Frame 1 (no input): blank canvas, image omitted
Frame 60 (the mouse pressed at the canvas centre just before this capture): blank canvas, image omitted
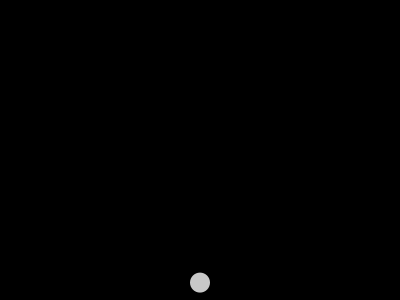
Frame 120 (the mouse held since frame 60 and released just before this capture)

The Processing sketch whose frames 1 and 60 were blank and that drew this single picture after the mouse press (run headless with seeded random() and noise(); from frame 60 on, the mouse is pressed at the canvas centre):

// Processing sketch: q11_2_3
// ── q11_2_3.pde
Ball[] ball = new Ball[100];
int nBall = 0;  // 生成済みのボール数

void setup() {
  size(400, 300);
}

void draw() {
  background(0);
  for (int i = 0; i < nBall; i++) {
    ball[i].move();  // ボールを移動
    ball[i].draw();  // ボールを描画
  }
}

void mousePressed() {
  ball[nBall] = new Ball(mouseX, mouseY);
  nBall++;
}

// ── ball.pde
class Ball {
  float x;
  float y;
  float vx;
  float vy;
  float d = 20;

  Ball(float x, float y) {
    this.x = x;
    this.y = y;
    vx = 0;
    vy = 0;
  }

  void move() {
    y += vy;
    if (y + 2 / d > height) {
      vy = -vy;
    } else {
      vy += 0.1;
    }
  }

  void draw() {
    noStroke();
    fill(255, 200);
    ellipse(x, y, 20, 20);
  }
}
